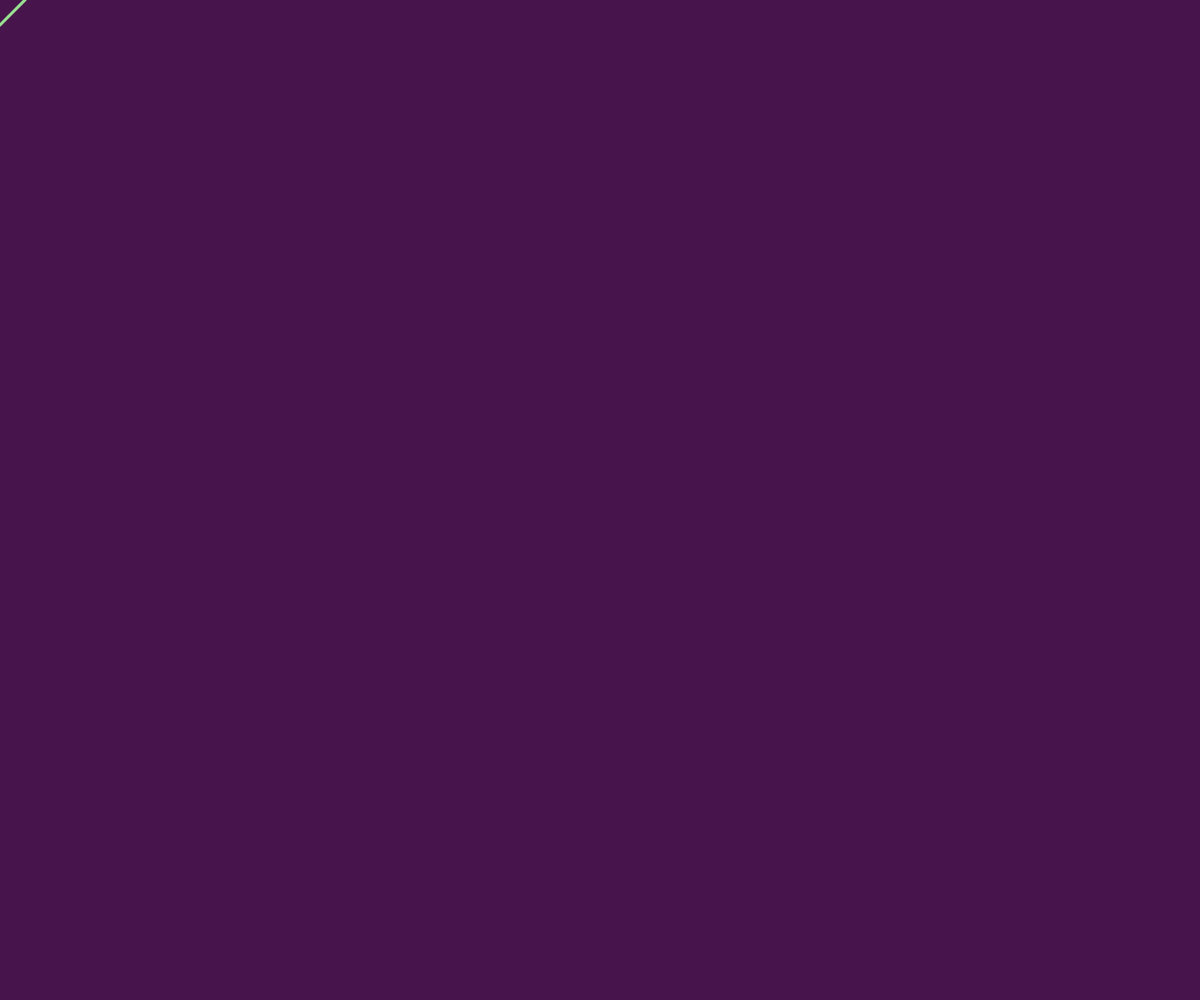
Frame 1 (no input)
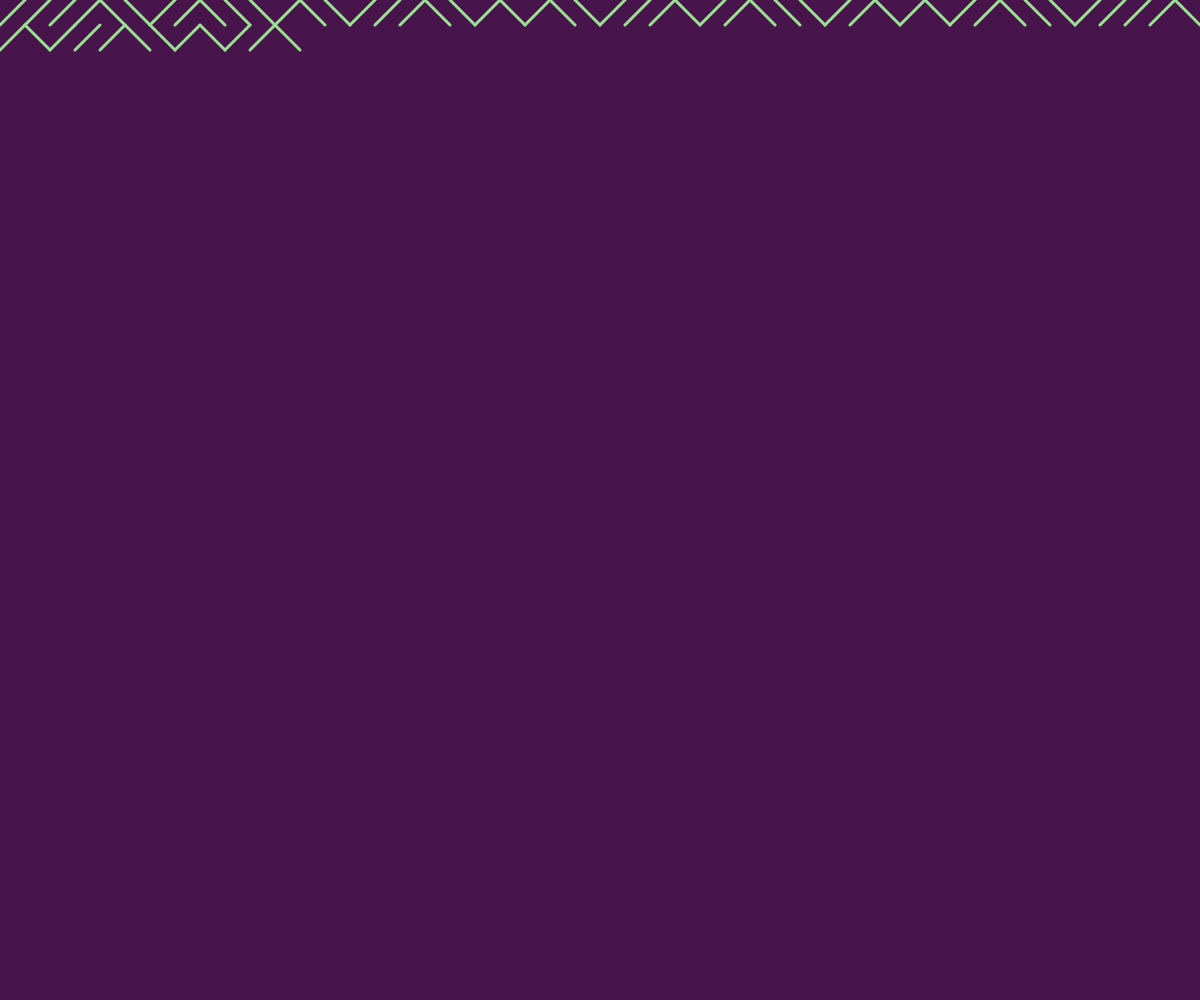
Frame 60 (no input)
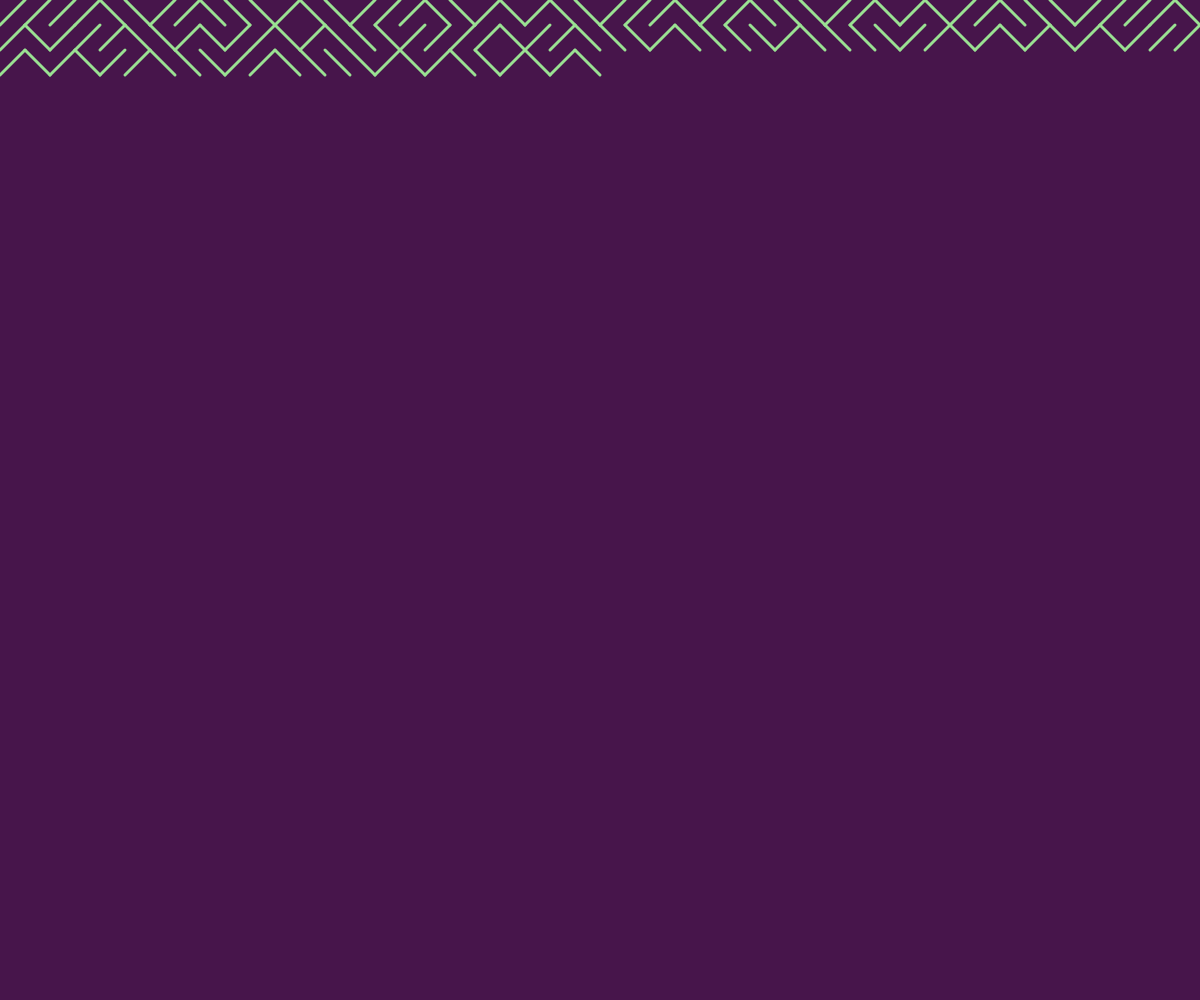
Frame 120 (the mouse pressed at the canvas centre since frame 60)

The p5.js sketch that drew these frames (run headless with seeded random() and noise() and a simulated clock; from frame 60 on, the mouse is pressed at the canvas centre):

// p5.js sketch
// ── sketch.js
let xvalue = 0; 
let yvalue = 0;  
function setup() {
    createCanvas(windowWidth, windowHeight);
    background(random(0, 100), random(0, 100), random(0, 100)); 
    stroke(random(100, 255), random(100, 255), random(100, 255)); 
    strokeWeight(3);
    
}


    
function four_lines() 
{
    
    let x = random(); 
    
    if (x >= 0 && x < 0.25) 
    {
        line(xvalue+25/2, yvalue, xvalue+25/2, yvalue+25); // I
    }

    else if (x >= 0.25 && x < 0.5)     
    {
        line(xvalue,yvalue,xvalue+25, yvalue+25); // /
    }

    else if (x >= 0.5 && x < 0.75)  
    {
        line(xvalue+25, yvalue, xvalue, yvalue+25); // \
    }
    else 
    {
        line(xvalue, yvalue+25/2, xvalue+25, yvalue+25/2);// --
    }

    xvalue+=25;
    if (xvalue >= width)
    {
        xvalue = 0; 
        yvalue += 25;
    } 
    if (yvalue >= height)
    {
        xvalue = 0;
        yvalue = 0;
        background(40, 64, 108); 
    }
    xvalue+=25;
    if (xvalue >= width)
    {
        xvalue = 0; 
        yvalue += 25;
    } 
    if (yvalue >= height)
    {
        xvalue = 0;
        yvalue = 0;
        background(40, 64, 108); 
    }

    
}
function two_lines()
{
    
    let x = random(); 

    if (x > 0.5)
    {
        line(xvalue,yvalue,xvalue+25, yvalue+25); // /
    }
    else
    {
        line(xvalue+25, yvalue, xvalue, yvalue+25); // \
    }
    xvalue+=25;
    if (xvalue >= width)
    {
        xvalue = 0; 
        yvalue += 25;
    } 
    if (yvalue >= height)
    {
        stroke(random(255), random(255), random(255));
        xvalue = 0;
        yvalue = 0;
        background(random(255), random(255), random(255)); 
    }
}


function draw() {
    /*
    let valor_random = random(); 
    if (valor_random > 0.5)
    {
        two_lines();
    }

    else
    {
        four_lines();
    }
    */ // --> terminar, tiene que cambiar cuando las líneas lleguen al final 
    two_lines(); 

}
